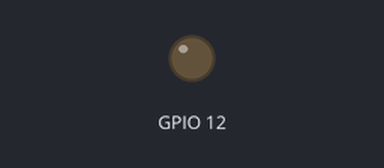
Recording of a sketch running on a simulated ESP32. Parts: output pins drawn as LEDs (lit = HIGH).

Above: at 0.7 s.
At 9.02 s:
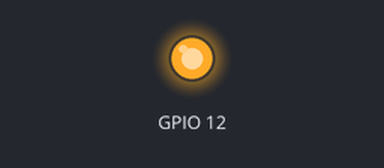
Timing chart, 0 to 9.3 s (numbered marks = the images above):
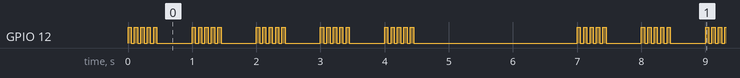

Measured:
- by itself, GPIO 12: moves between LOW and HIGH, repeating every 7.0 s

The sketch:

alertled.ino
```cpp
// (licence header left out)
// LED is active high
#define GPIO_LED      12

//
// AlertLED class to drive LED
//
class AlertLED {
  TimerHandle_t     thandle = nullptr;
  volatile bool     state;
  volatile unsigned count;
  unsigned          period_ms;
  int               gpio;

  void reset(bool s);

public:
  AlertLED(int gpio,unsigned period_ms=1000);
  void alert();
  void cancel();

  static void callback(TimerHandle_t th);
};

//
// Constructor:
//  gpio        GPIO pin to drive LED on
//  period_ms   Overall period in ms
//
AlertLED::AlertLED(int gpio,unsigned period_ms) {
  this->gpio = gpio;
  this->period_ms = period_ms;
  pinMode(this->gpio,OUTPUT);
  digitalWrite(this->gpio,LOW);
}

//
// Internal method to reset values
//
void AlertLED::reset(bool s) {
  state = s;
  count = 0;
  digitalWrite(this->gpio,s?HIGH:LOW);
}

//
// Method to start the alert:
//
void AlertLED::alert() {

  if ( !thandle ) {
    thandle = xTimerCreate(
      "alert_tmr",
      pdMS_TO_TICKS(period_ms/20),
      pdTRUE,
      this,
      AlertLED::callback);
    assert(thandle);
  }
  reset(true);
  xTimerStart(thandle,portMAX_DELAY);
}

//
// Method to stop an alert:
//
void AlertLED::cancel() {
  if ( thandle ) {
    xTimerStop(thandle,portMAX_DELAY);
    digitalWrite(gpio,LOW);
  }
}

// static method, acting as the
// timer callback:
//
void AlertLED::callback(TimerHandle_t th) {
  AlertLED *obj = (AlertLED*)pvTimerGetTimerID(th);

  assert(obj->thandle == th);
  obj->state ^= true;
  digitalWrite(obj->gpio,obj->state?HIGH:LOW);

  if ( ++obj->count >= 5 * 2 ) {
    obj->reset(true);
    xTimerChangePeriod(th,pdMS_TO_TICKS(obj->period_ms/20),portMAX_DELAY);
  } else if ( obj->count == 5 * 2 - 1 ) {
    xTimerChangePeriod(th,
      pdMS_TO_TICKS(obj->period_ms/20+obj->period_ms/2),
      portMAX_DELAY);
    assert(!obj->state);
  }
}

//
// Global objects
//
static AlertLED alert1(GPIO_LED,1000);
static unsigned loop_count = 0;

//
// Initialization:
//
void setup() {
  // delay(2000); // Allow USB to connect
  alert1.alert();
}

void loop() {
  if ( loop_count >= 70 ) {
    alert1.alert();
    loop_count = 0;
  }

  delay(100);

  if ( ++loop_count >= 50 )
    alert1.cancel();
}
```
